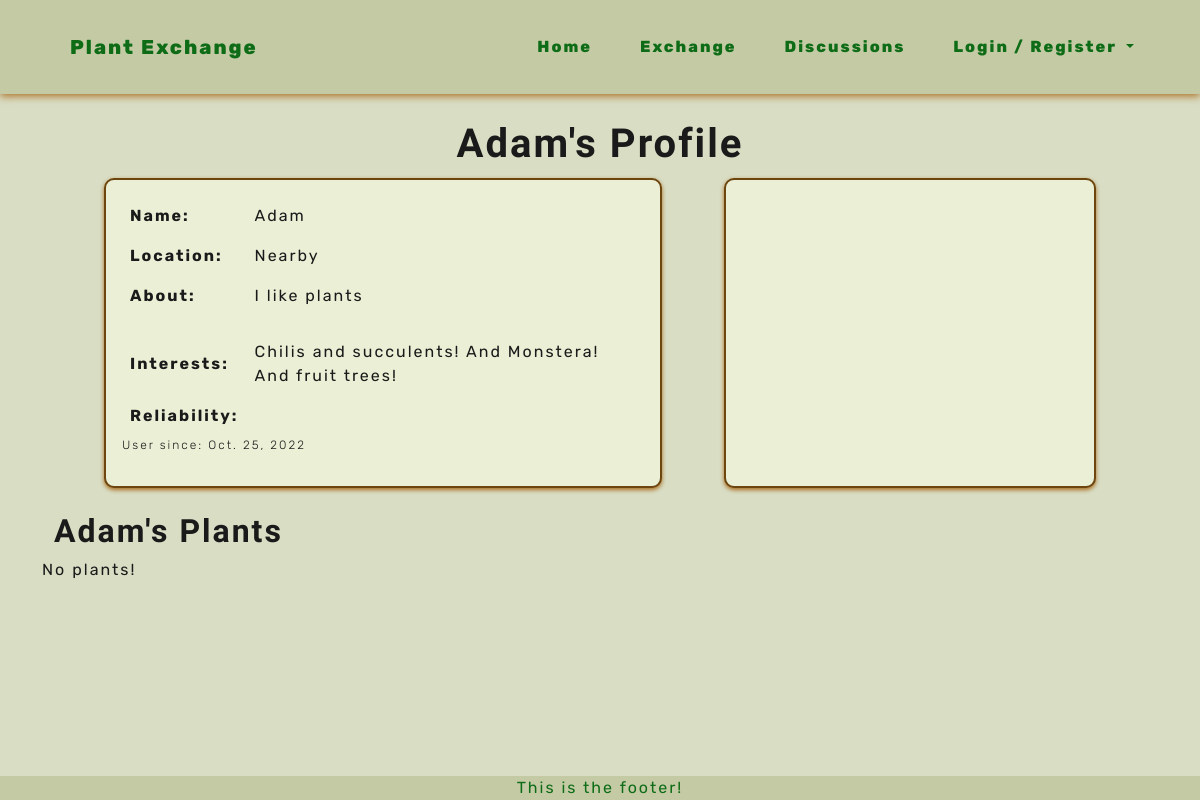
/profiles/1, run on an earlier commit of the app's database.
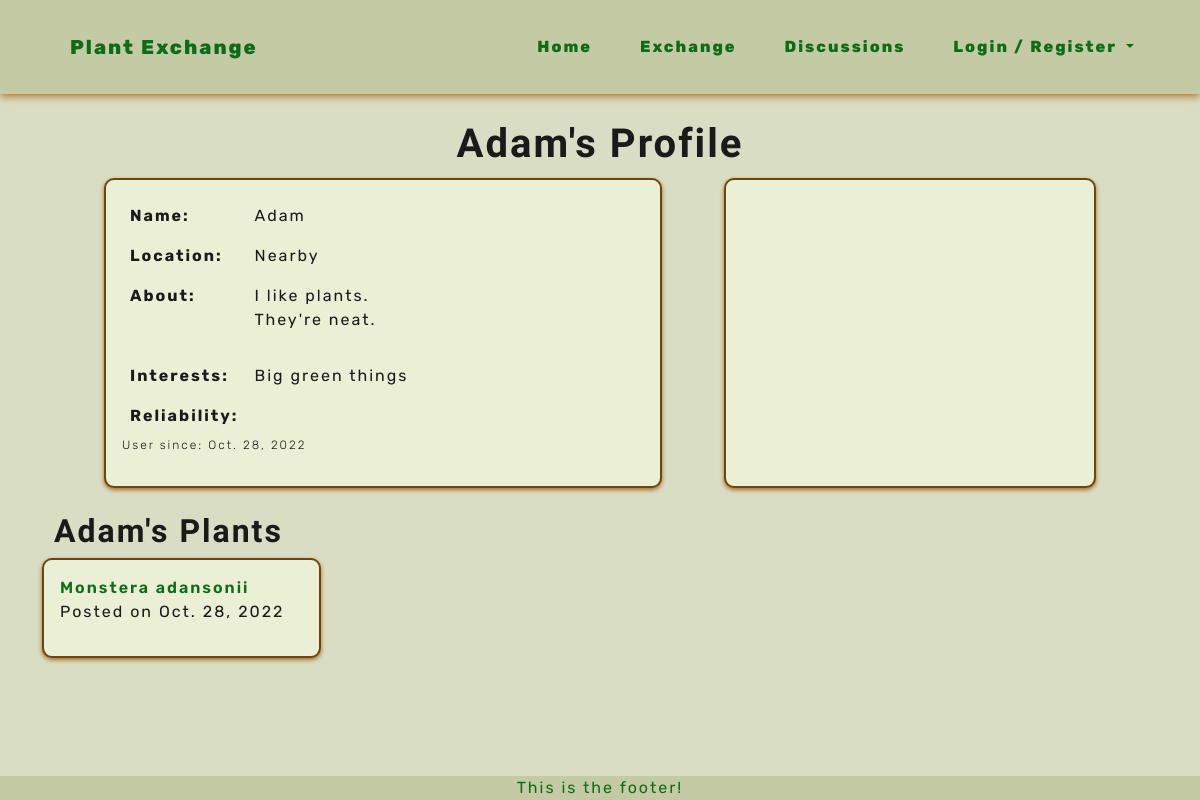
And on a later commit of the database.
### profiles/models.py (models this page shows, shortened)
class Profile(models.Model):
    user = models.OneToOneField(User, on_delete=models.CASCADE)
    name = models.CharField(max_length=20, null=True, blank=True)
    location = models.CharField(max_length=40, null=True, blank=True, default='Private')
    about_me = models.TextField(null=True, blank=True)
    interested_in = models.CharField(max_length=140, null=True, blank=True)
    profile_image = CloudinaryField('image', null=True, blank=True, default='profile_pic')
    created_on = models.DateField(auto_now_add=True)
    def __str__(self):
        return f"{self.name}"

### plants/models.py (models this page shows)
class Plant(models.Model):
    title = models.CharField(max_length=40)
    owner = models.ForeignKey(User, on_delete=models.CASCADE, related_name='owner')
    category = models.ForeignKey(Category, on_delete=models.SET_DEFAULT, default='none')
    description = models.TextField()
    image = CloudinaryField('image', null=True, blank=True, default='placeholder')
    will_trade_for = models.CharField(max_length=140, null=True, blank=True)
    added_on = models.DateField(auto_now_add=True)
    updated_on = models.DateField(auto_now=True)
    status = models.IntegerField(choices=STATUS, default=0)
    class Meta:
        ordering = ['-added_on', 'status']
    def __str__(self):
        return self.title

### profiles/views.py (the view)
# urls.py: path('<user_id>', views.ProfileView.as_view(), name='profile'),
class ProfileView(View):
    def get(self, request, user_id):
        profile = get_object_or_404(Profile, user=user_id)
        plants = Plant.objects.filter(owner=user_id).order_by('-added_on')
        template_name = 'profiles/profile.html'
        context = {
            'profile': profile,
            'plants': plants,
            }
        return render(request, template_name, context)

### profiles/templates/profiles/profile.html (shortened to what this page needs)
{% extends 'base.html' %}
{% block content %}
<section class="container-fluid">
    <div class="col-12">
        <h1 class="headings headings-bg text-center">{{ profile }}'s Profile</h1>
        <div class="row d-flex justify-content-evenly">
            <div class="col-sm-6 plant-card">
                <table>
                    <tr>
                        <th>Name: </th>
                        <td>{{ profile.name }}</td>
                    </tr>
                    <tr>
                        <th>Location:</th>
                        <td>{{ profile.location }}</td>
                    </tr>
                    <tr>
                        <th class="align-top">About:</th>
                        <td>{{ profile.about_me|linebreaks }}</td>
                    </tr>
                    <tr>
                        <th>Interests:</th>
                        <td>{{ profile.interested_in }}</td>
                    </tr>
                    <tr>
                        <th>Reliability:</th>
                        <td>{{ profile.rating }}</td>
                    </tr>
                </table>
                <p class="little">User since: {{ profile.created_on }}</p>
            </div>
            <div class="col-sm-4 plant-card">
            </div>
        </div>
    </div>
</section>
<section class="container-fluid">
    <div class="col-12">
        <h2 class="headings headings-bg">{{ profile }}'s Plants</h2>
        <div class="row">
            {% for plant in plants %}
            <div class="plant-card col-sm-6 col-md-4 col-lg-3">
                <a class="plnt-links" href="{% url 'plants:plant_detail' plant_id=plant.id %}">{{ plant }}</a>
                <p>Posted on {{ plant.added_on }}</p>
                {% empty %}
                No plants!
                {% endfor %}
            </div>
        </div>
</section>
{% endblock content %}

What changed in the data, as far as the page shows it:
changed Profile "Adam": about_me "I like plants" → "I like plants. They're neat."; interested_in "Chilis and succulents! And Monstera! And fruit trees!" → "Big green things"; created_on "Oct. 25, 2022" → "Oct. 28, 2022"
now on this page (row edited): Plant: title "Monstera adansonii", added_on "Oct. 28, 2022"
Also different on the page:
text no longer shown: "No plants!"
